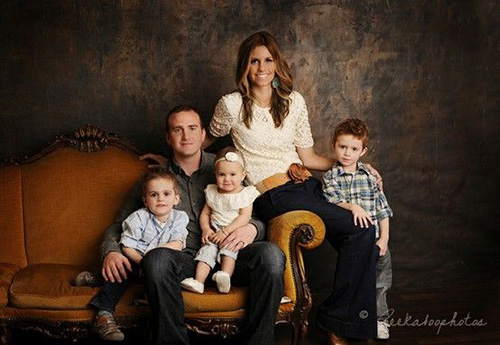
#> input picture ML/images/1.jpg, 500 x 345 px
$ python picture_face_detection.py
#> lines starting #> are read from the running program, lines starting #| are printed output that depends on the picture; after the words box and inside, x2 and y2 are one past the last pixel; in counts of white or black regions, pixels touching at a corner belong together
# pip install opencv-python

import cv2

# Загрузим обученные данные
trained_face_data = cv2.CascadeClassifier(cv2.data.haarcascades + 'haarcascade_frontalface_default.xml')

# загрузим фото
img = cv2.imread('images/1.jpg')
#> img is the input picture: shape (345, 500, 3); mean B, G, R 38.9, 51.1, 68.1

# сделаем фото чёрно-белым
black_and_white_img = cv2.cvtColor(img, cv2.COLOR_BGR2GRAY)
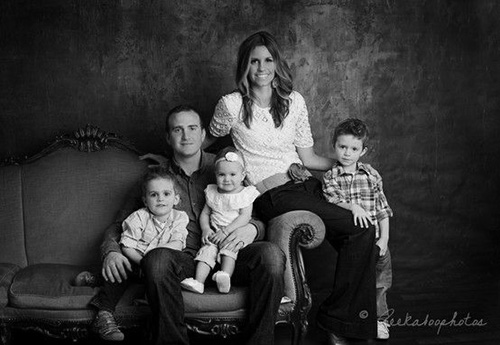
#> black_and_white_img: shape (345, 500); min 0, max 254, mean 54.8

face_coordinates = trained_face_data.detectMultiScale(black_and_white_img, minNeighbors=8)
#> face_coordinates = [[333, 136, 31, 31], [242, 46, 39, 39], [143, 179, 38, 38], [163, 111, 47, 47]]
print(face_coordinates)
#| [[333 136  31  31]
#|  [242  46  39  39]
#|  [143 179  38  38]
#|  [163 111  47  47]]

#        0                   1
# [[34, 18, 56, 45], [35, 77, 89, 67]]
for face in face_coordinates:

    x_lc, y_lc, x_rc, y_rc = face
    # нарисуем прямоугольник
    cv2.rectangle(img, (x_lc, y_lc), (x_lc+x_rc, y_lc+y_rc), (0, 255, 64), 3)
#> this loop made 4 passes
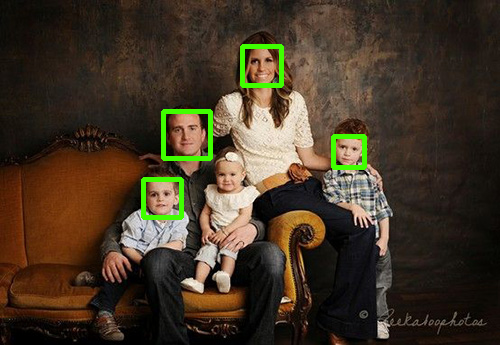
#> img: shape (345, 500, 3); 1.77% of pixels changed, all inside (x1, y1, x2, y2) = (141, 44, 367, 220)


cv2.imshow('Face detection', img)

# основной цикл
cv2.waitKey()

$ run again, with ML/images/2.jpg copied over ML/images/1.jpg
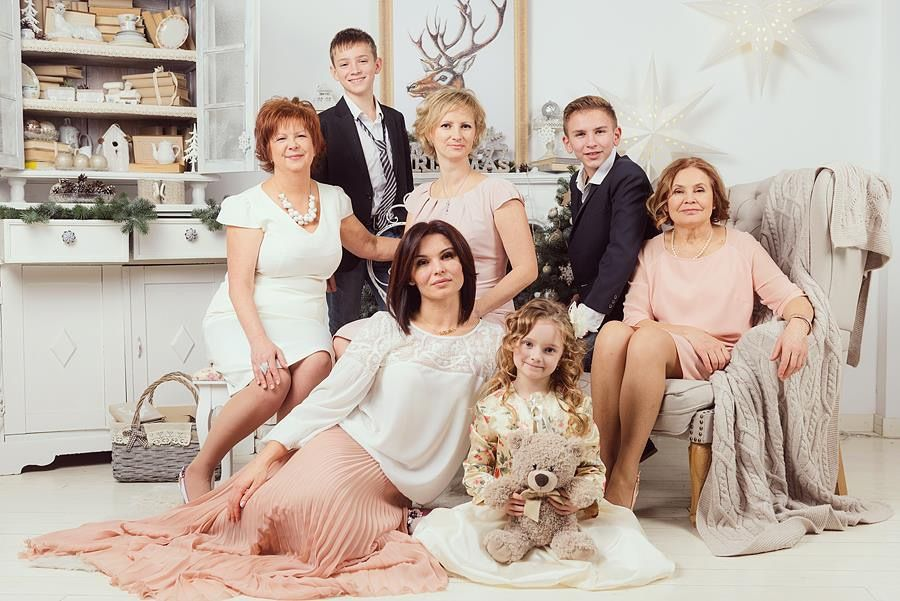
#> input picture ML/images/2.jpg, 900 x 601 px
#> img is the input picture: shape (601, 900, 3); mean B, G, R 164.6, 176.2, 191.7
#> `black_and_white_img = cv2.cvtColor(img, cv2.COLOR_BGR2GRAY)`:
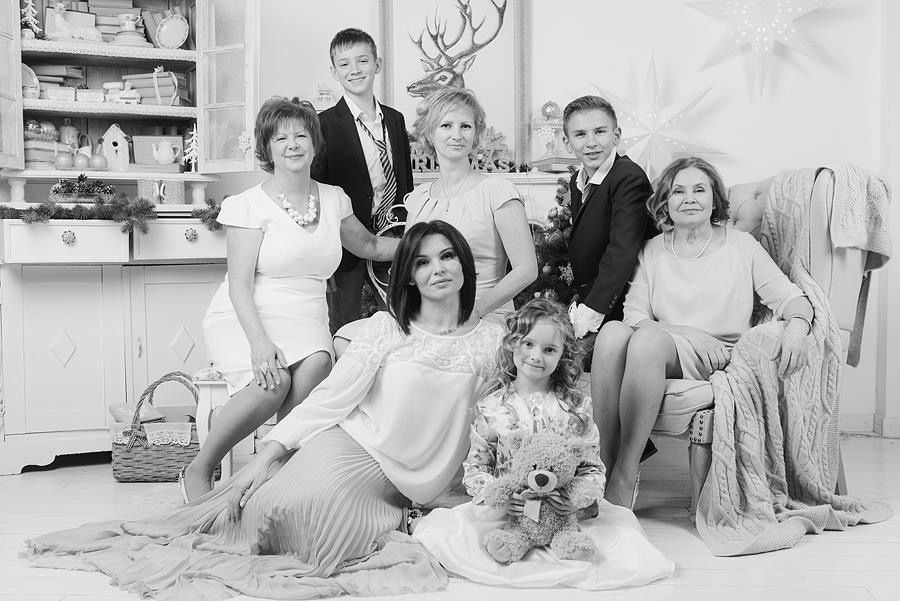
#> black_and_white_img: shape (601, 900); min 1, max 255, mean 179.6
#> face_coordinates = [[265, 116, 54, 54], [327, 42, 54, 54], [426, 103, 60, 60], [660, 167, 59, 59], [561, 109, 61, 61], [406, 236, 62, 62], [509, 324, 60, 60]]
#| [[265 116  54  54]
#|  [327  42  54  54]
#|  [426 103  60  60]
#|  [660 167  59  59]
#|  [561 109  61  61]
#|  [406 236  62  62]
#> (further printed lines are left out)
#> the loop `for face in face_coordinates: ` made 7 passes
#> after the loop `for face in face_coordinates:`:
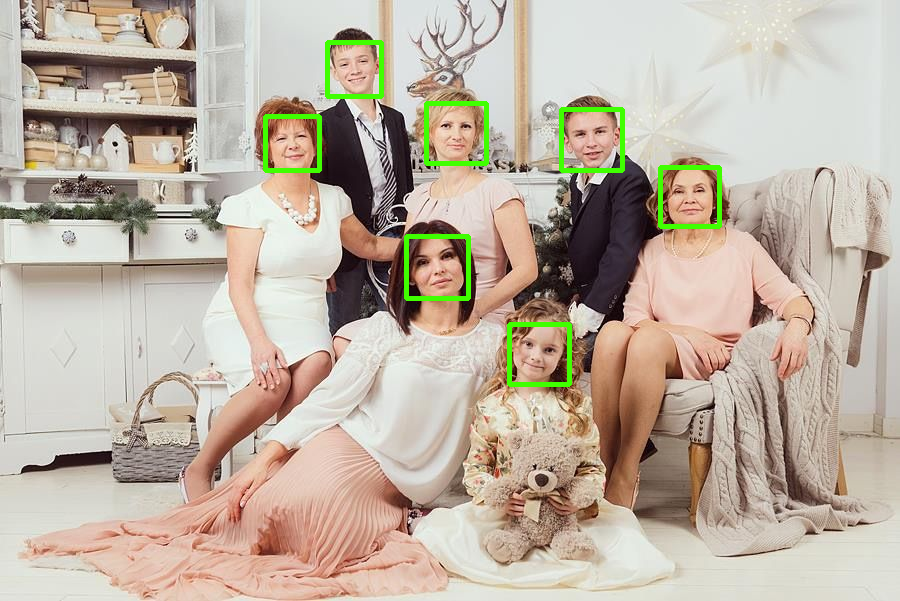
#> img: shape (601, 900, 3); 1.5% of pixels changed, all inside (x1, y1, x2, y2) = (263, 40, 722, 387)

$ run again, with ML/images/trump.jpg copied over ML/images/1.jpg
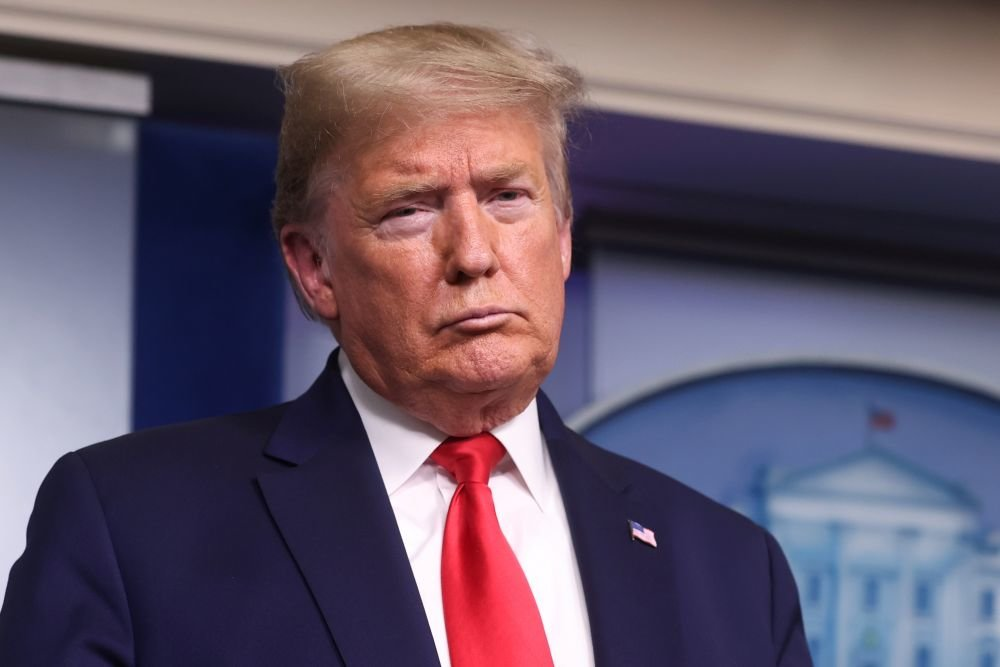
#> input picture ML/images/trump.jpg, 1000 x 667 px
#> img is the input picture: shape (667, 1000, 3); mean B, G, R 104.9, 87.8, 101.1
#> `black_and_white_img = cv2.cvtColor(img, cv2.COLOR_BGR2GRAY)`:
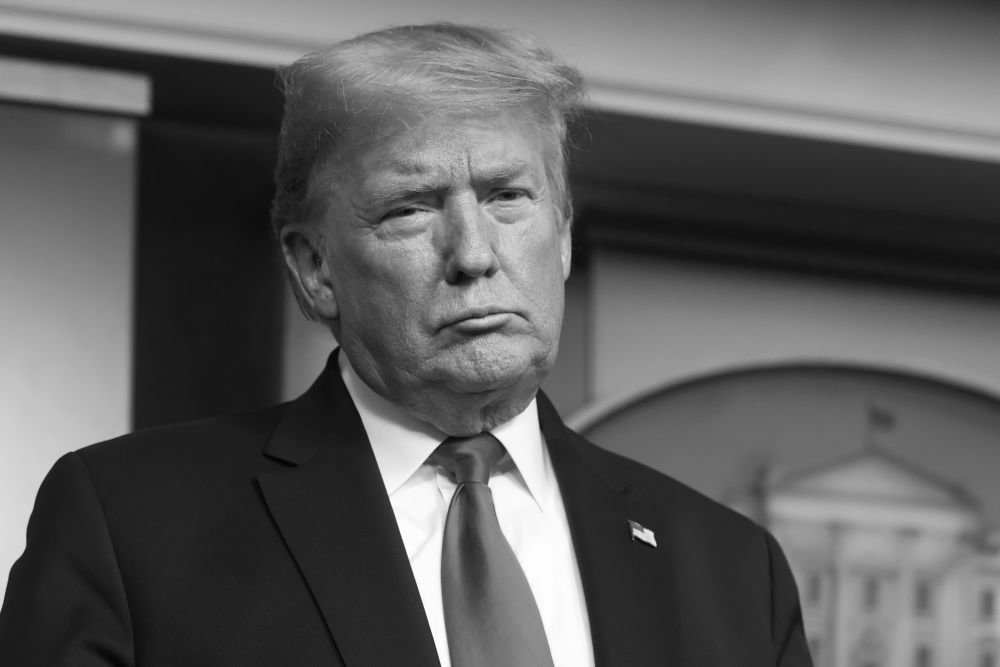
#> black_and_white_img: shape (667, 1000); min 3, max 255, mean 93.7
#> face_coordinates = [[334, 98, 260, 260]]
#| [[334  98 260 260]]
#> the loop `for face in face_coordinates: ` made 1 pass
#> after the loop `for face in face_coordinates:`:
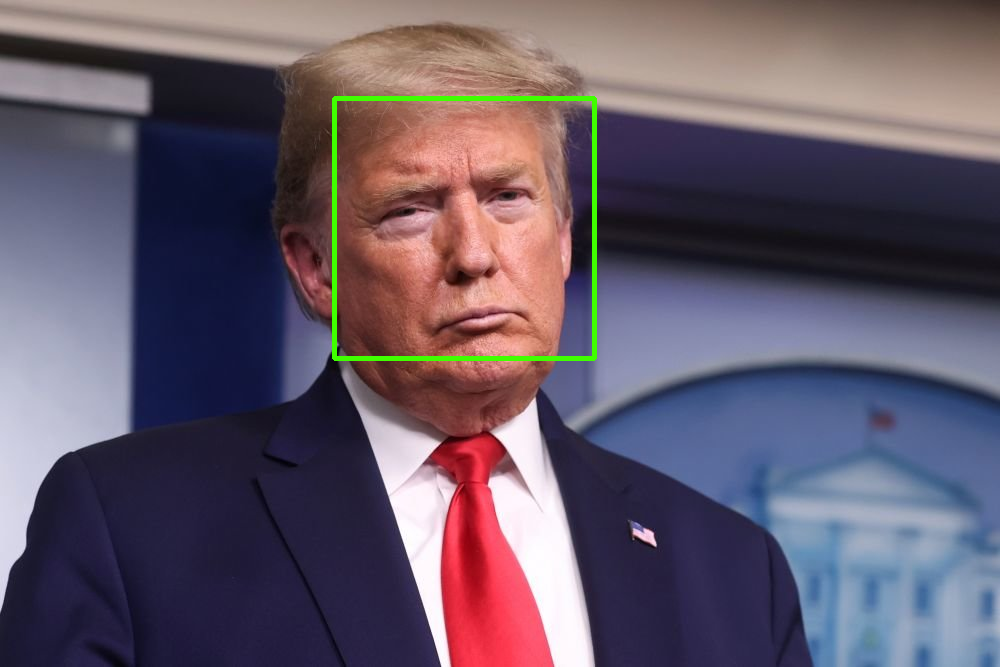
#> img: shape (667, 1000, 3); 0.78% of pixels changed, all inside (x1, y1, x2, y2) = (332, 96, 597, 361)

$ run again, with ML/images/trump2.jpg copied over ML/images/1.jpg
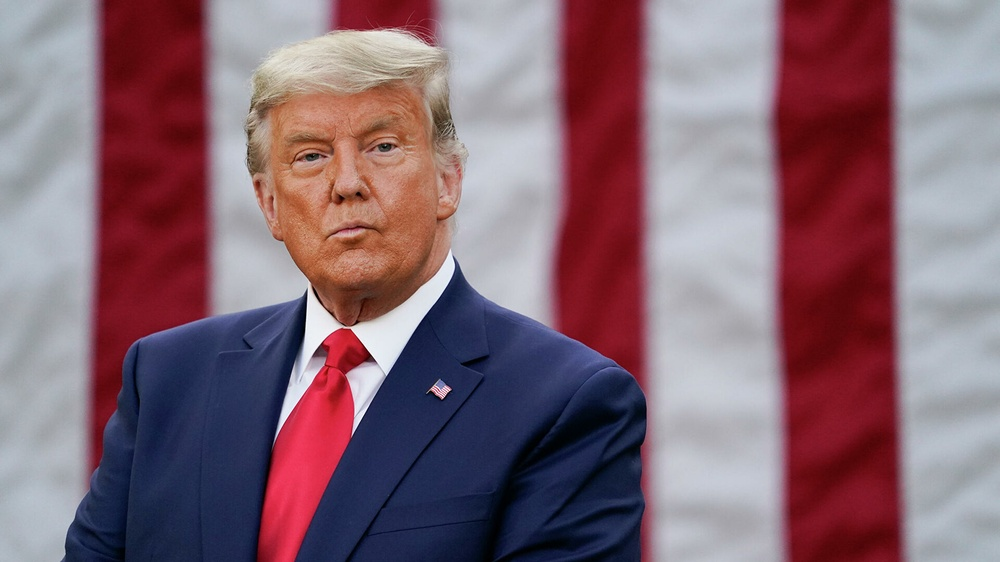
#> input picture ML/images/trump2.jpg, 1000 x 562 px, shrunk from 1920 x 1080 before the run
#> img is the input picture: shape (562, 1000, 3); mean B, G, R 114.3, 102.4, 131.6
#> `black_and_white_img = cv2.cvtColor(img, cv2.COLOR_BGR2GRAY)`:
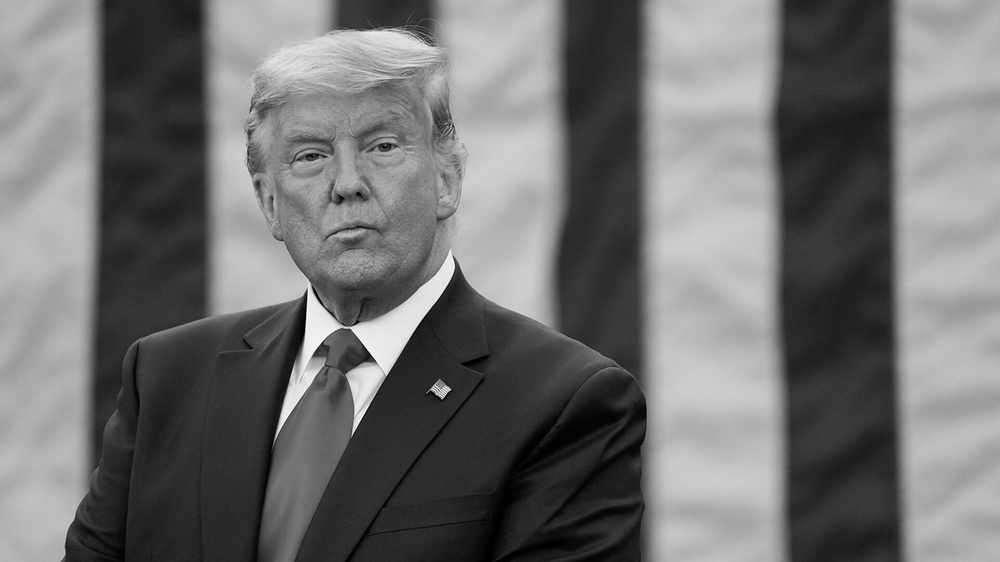
#> black_and_white_img: shape (562, 1000); min 0, max 254, mean 112.5
#> face_coordinates = [[238, 59, 224, 224]]
#| [[238  59 224 224]]
#> the loop `for face in face_coordinates: ` made 1 pass
#> after the loop `for face in face_coordinates:`:
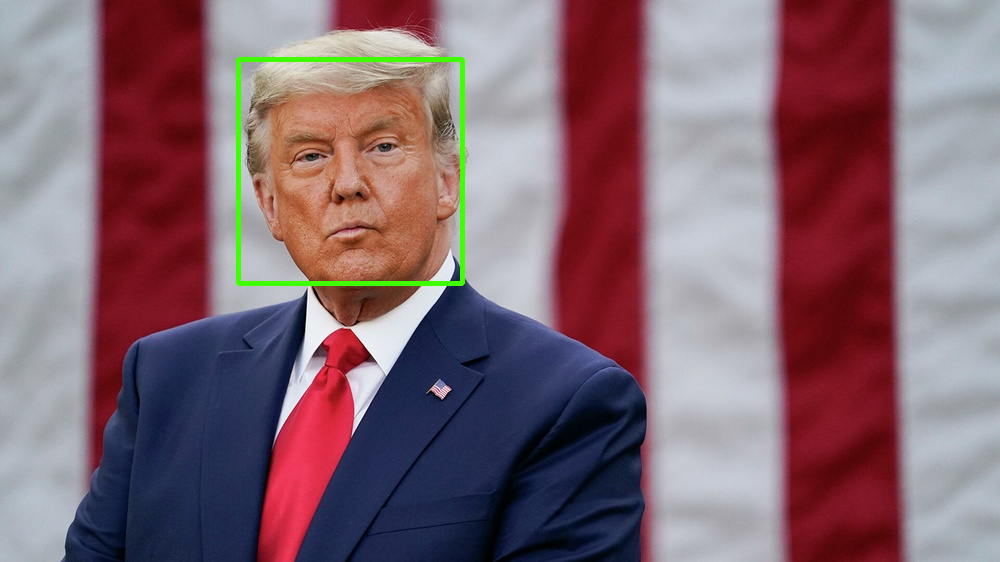
#> img: shape (562, 1000, 3); 0.8% of pixels changed, all inside (x1, y1, x2, y2) = (236, 57, 465, 286)
